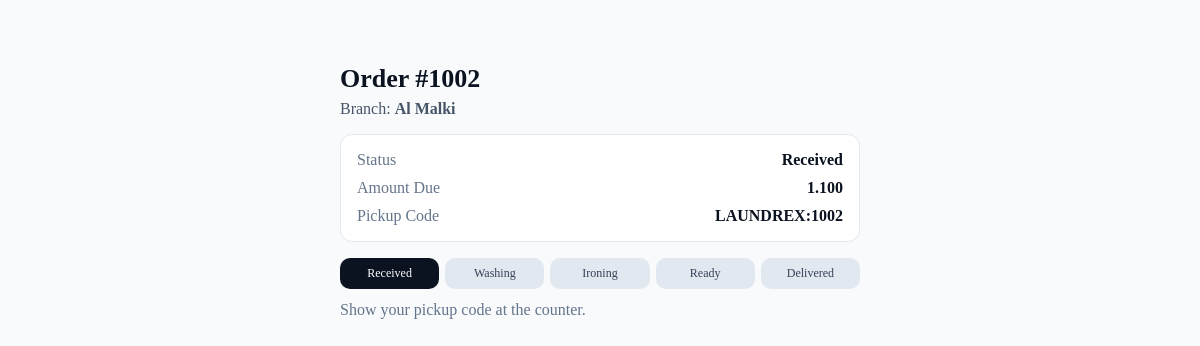
Screenshot of /p/_6BbbgvYAv67XxPbCk-axvNK/ with the database file from the repository.
### apps/orders/models.py (models this page shows, shortened)
class Order(models.Model):
    class Status(models.TextChoices):
        RECEIVED = "RECEIVED", _("Received")
        ACCEPTED = "ACCEPTED", _("Accepted")
        PICKUP_ASSIGNED = "PICKUP_ASSIGNED", _("Pickup assigned")
        WASHING = "WASHING", _("Washing")
        IRONING = "IRONING", _("Ironing")
        READY = "READY", _("Ready")
        OUT_FOR_DELIVERY = "OUT_FOR_DELIVERY", _("Out for delivery")
        DELIVERED = "DELIVERED", _("Delivered")
        CANCELLED = "CANCELLED", _("Cancelled")
    class DeliveryStatus(models.TextChoices):
        PENDING = "PENDING", _("Pending")
        ASSIGNED = "ASSIGNED", _("Assigned")
        OUT = "OUT", _("Out for delivery")
        DELIVERED = "DELIVERED", _("Delivered")
        FAILED = "FAILED", _("Failed")
        CANCELLED = "CANCELLED", _("Cancelled")
    branch = models.CharField(max_length=80, db_index=True, default="muscat")
    order_no = models.CharField(max_length=20, unique=True, db_index=True)
    pickup_token = models.CharField(max_length=64, unique=True, blank=True, null=False, db_index=True)
    status = models.CharField(max_length=24, choices=Status.choices, default=Status.RECEIVED)
    urgent = models.BooleanField(default=False, db_index=True)
    customer = models.ForeignKey(Customer, on_delete=models.SET_NULL, null=True, blank=True)
    cashier = models.ForeignKey(User, on_delete=models.SET_NULL, null=True, blank=True)
    subtotal = models.DecimalField(max_digits=10, decimal_places=3, default=0)
    discount = models.DecimalField(max_digits=10, decimal_places=3, default=0)
    tax = models.DecimalField(max_digits=10, decimal_places=3, default=0)
    total = models.DecimalField(max_digits=10, decimal_places=3, default=0)
    paid = models.DecimalField(max_digits=10, decimal_places=3, default=0)
    balance = models.DecimalField(max_digits=10, decimal_places=3, default=0)
    points_awarded = models.BooleanField(default=False)
    loyalty_points_awarded = models.PositiveIntegerField(default=0)
    points_redeemed = models.PositiveIntegerField(default=0)
    points_redeemed_value = models.DecimalField(max_digits=10, decimal_places=3, default=0)
    delivery_required = models.BooleanField(default=False, db_index=True)
    delivery_status = models.CharField(max_length=12, choices=DeliveryStatus.choices, default=DeliveryStatus.PENDING)
    delivery_address = models.CharField(max_length=255, blank=True, default="")
    delivery_zone = models.CharField(max_length=120, blank=True, default="")
    delivery_phone = models.CharField(max_length=40, blank=True, default="")
    delivery_lat = models.FloatField(null=True, blank=True)
    delivery_lng = models.FloatField(null=True, blank=True)
    delivery_slot = models.CharField(max_length=120, blank=True, default="")
    delivery_fee = models.DecimalField(max_digits=10, decimal_places=3, default=0)
    delivery_driver_name = models.CharField(max_length=120, blank=True, default="")
    delivery_driver_phone = models.CharField(max_length=40, blank=True, default="")
    delivery_notes = models.CharField(max_length=255, blank=True, default="")
    delivered_at = models.DateTimeField(null=True, blank=True)
    estimated_ready_at = models.DateTimeField(null=True, blank=True)
    pickup_date = models.DateField(null=True, blank=True)
    pickup_slot = models.CharField(max_length=120, blank=True, default="")
    pickup_notes = models.CharField(max_length=255, blank=True, default="")
    cloud_synced_at = models.DateTimeField(null=True, blank=True)
    class Meta:
        permissions = [
            ("view_all_branches", _("Can view all branches")),
            ("can_discount", _("Can apply discount")),
            ("can_refund", _("Can cancel or refund orders")),
            ("can_change_status", _("Can change order status")),
            ("can_manage_delivery", _("Can manage delivery")),
            ("can_view_reports", _("Can view reports")),
            ("can_manage_staff", _("Can manage staff")),
            ("can_edit_catalog", _("Can edit catalog")),
        ]
    notes = models.CharField(max_length=255, blank=True, default="")
    created_at = models.DateTimeField(auto_now_add=True)
    updated_at = models.DateTimeField(auto_now=True)

### apps/management/models.py (models this page shows, shortened)
class Branch(models.Model):
	code = models.CharField(max_length=40, unique=True)
	name = models.CharField(max_length=120)
	name_ar = models.CharField(max_length=120, blank=True, default="")
	active = models.BooleanField(default=True)
	address = models.CharField(max_length=255, blank=True, default="")
	address_ar = models.CharField(max_length=255, blank=True, default="")
	phone = models.CharField(max_length=40, blank=True, default="")
	tax_rate = models.DecimalField(max_digits=5, decimal_places=2, default=0)
	allow_discounts = models.BooleanField(default=True)
	max_discount_percent = models.DecimalField(max_digits=5, decimal_places=2, default=30)
	receipt_header = models.CharField(max_length=255, blank=True, default="")
	receipt_footer = models.CharField(max_length=255, blank=True, default="")
	receipt_footer_ar = models.CharField(max_length=255, blank=True, default="")
	receipt_logo = models.FileField(upload_to="branch_receipt_logos/", blank=True, null=True)
	cr_number = models.CharField(max_length=120, blank=True, default="")
	vat_number = models.CharField(max_length=120, blank=True, default="")
	printer_name = models.CharField(max_length=120, blank=True, default="")
	receipt_copies = models.PositiveIntegerField(default=1)
	receipt_template = models.CharField(max_length=10, default="80mm")
	delivery_slot_templates = models.TextField(blank=True, default="")

### apps/orders/views.py (the view)
# urls.py: path("p/<str:token>/", order_views.pickup_public, name="pickup_public"),
def pickup_public(request, token: str):
    order = Order.objects.select_related("customer").filter(pickup_token=token).first()
    if not order:
        return render(request, "orders/pickup_public.html", {"not_found": True})
    branch_name = order.branch
    branch_obj = Branch.objects.filter(code=order.branch).first()
    if branch_obj:
        branch_name = branch_obj.name
    return render(request, "orders/pickup_public.html", {
        "order": order,
        "branch_name": branch_name,
    })

### apps/accounts/context_processors.py (called while the page is built, shortened)
def _resolve_user_role(request):
    user = getattr(request, "user", None)
    if not user or not user.is_authenticated:
        return _("Guest")

### apps/accounts/utils.py (called while the page is built)
def branch_display_label(branch, lang="en"):
    code = (getattr(branch, "code", "") or "").strip().upper()
    if str(lang).lower().startswith("ar"):
        if getattr(branch, "name_ar", ""):
            return branch.name_ar
        return _BRANCH_CITY_AR_BY_CODE.get(code) or getattr(branch, "name", "") or code
    return _BRANCH_CITY_BY_CODE.get(code) or getattr(branch, "name", "") or code

### templates/orders/pickup_public.html (shortened to what this page needs)
{% extends "base_public.html" %}
{% load static i18n %}
{% block content %}
<div class="public-wrap">
  {% if not_found %}
    <h1 class="h1">{% trans "Order not found" %}</h1>
    <p class="sub">{% trans "Please check the link or contact the branch." %}</p>
  {% else %}
    <h1 class="h1">{% blocktrans with order_no=order.order_no %}Order #{{ order_no }}{% endblocktrans %}</h1>
    <p class="sub">{% trans "Branch" %}: <b>{{ branch_name }}</b></p>
    <div class="card" style="margin-top:16px;">
      <div class="kv">
        <div><span>{% trans "Status" %}</span><b>{{ order.get_status_display }}</b></div>
        <div><span>{% trans "Amount Due" %}</span><b>{{ order.balance }}</b></div>
        <div><span>{% trans "Pickup Code" %}</span><b>LAUNDREX:{{ order.order_no }}</b></div>
      </div>
    </div>
    <div class="steps">
      <div class="step {% if order.status == 'RECEIVED' %}active{% endif %}">{% trans "Received" %}</div>
      <div class="step {% if order.status == 'WASHING' %}active{% endif %}">{% trans "Washing" %}</div>
      <div class="step {% if order.status == 'IRONING' %}active{% endif %}">{% trans "Ironing" %}</div>
      <div class="step {% if order.status == 'READY' %}active{% endif %}">{% trans "Ready" %}</div>
      <div class="step {% if order.status == 'DELIVERED' %}active{% endif %}">{% trans "Delivered" %}</div>
    </div>
    <p class="muted" style="margin-top:12px;">{% trans "Show your pickup code at the counter." %}</p>
  {% endif %}
</div>
{% endblock %}

### templates/orders/pickup_public.html (style rules this page uses)
body { margin:0; font-family: "Times New Roman", Times, serif; background:#F8FAFC; color:#0B1220; }
.public-wrap { max-width:520px; margin:40px auto; padding:24px; }
.h1 { font-size:26px; margin:0 0 6px; }
.sub { color:#475569; margin:0; }
.card { background:#fff; border:1px solid #E2E8F0; border-radius:12px; padding:16px; }
.kv { display:grid; gap:10px; }
.kv div { display:flex; justify-content:space-between; gap:10px; }
.kv span { color:#64748B; }
.muted { color:#64748B; }
.steps { display:grid; grid-template-columns:repeat(5,1fr); gap:6px; margin-top:16px; }
.step { text-align:center; padding:8px 6px; border-radius:10px; background:#E2E8F0; color:#334155; font-size:12px; }
.step.active { background:#0B1220; color:#fff; }

### rows the page displays
Order: status "Received", balance "1.100", order_no "1002"
Branch: name "Al Malki"
